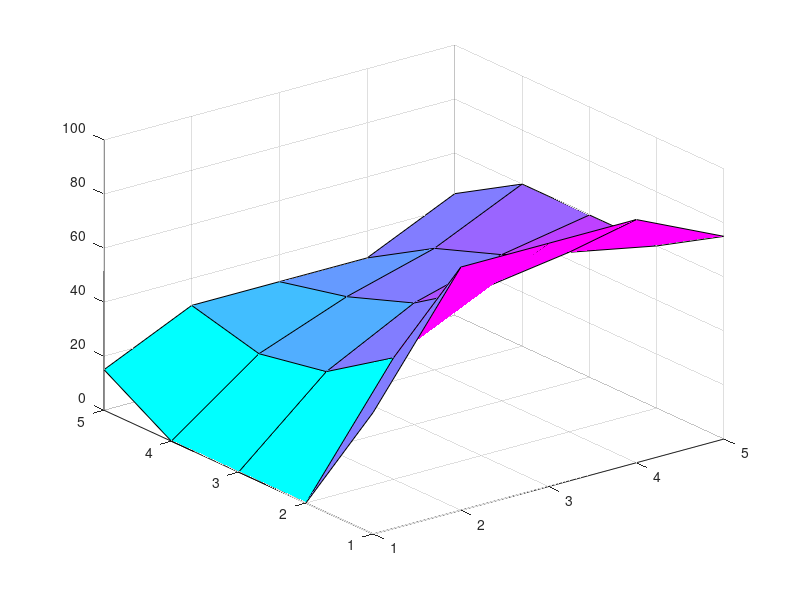

The MATLAB script that drew this image:
A=[-4,1,0,1,0,0,0,0,0;1,-4,1,0,1,0,0,0,0;0,1,-4,0,0,1,0,0,0;1,0,0,-4,1,0,1,0,0;0,1,0,1,-4,1,0,1,0;0,0,1,0,1,-4,0,0,1;0,0,0,1,0,0,-4,1,0;0,0,0,0,1,0,1,-4,1;0,0,0,0,0,1,0,1,-4];
b=[-90;-90;-150;0;0;-60;-30;-30;-90];
u=A\b;
reshape(u,3,3); %matrix gets redefined to ans
matrix=zeros(5,5);
matrix(2:4,2:4)=ans;
matrix(2:4,2:4)=ans'; %transposes the matrix
matrix(1,1:5)=90;
matrix(1:5,5)=60;
matrix(5,1:5)=30;
matrix(1,1)=45;
matrix(1,5)= 75;
matrix(5,1) = 15;
matrix(5,5) = 45;


surf(matrix);
colormap(cool);

